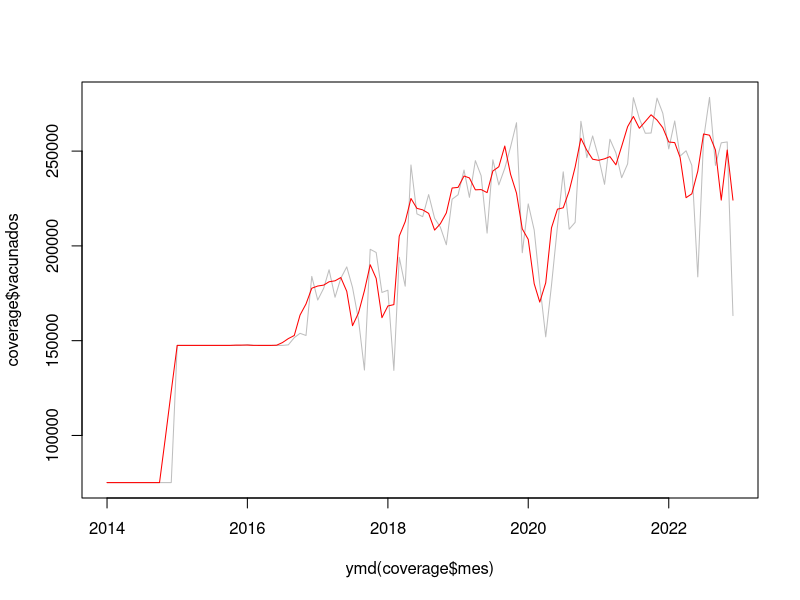
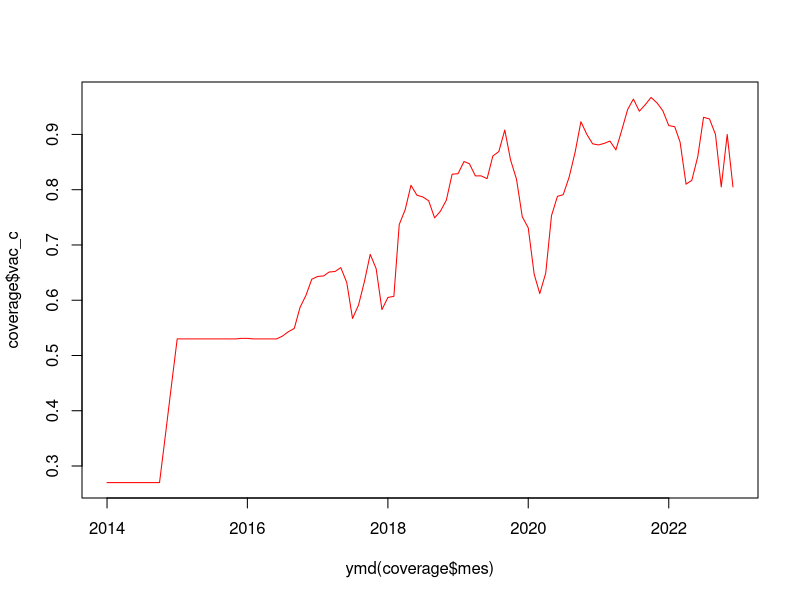
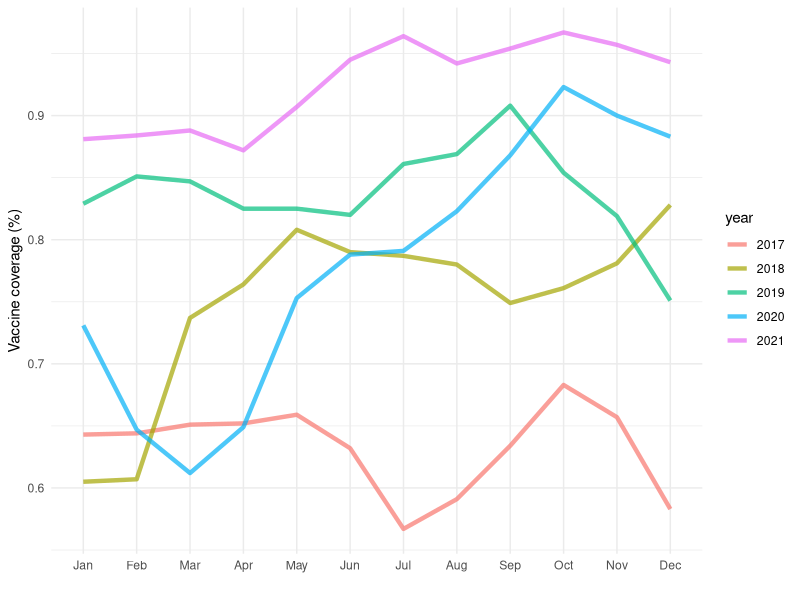
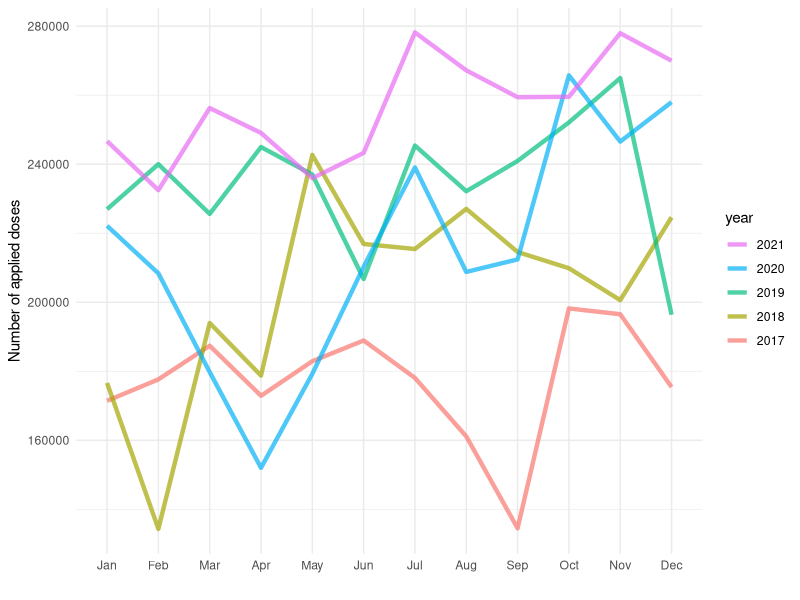
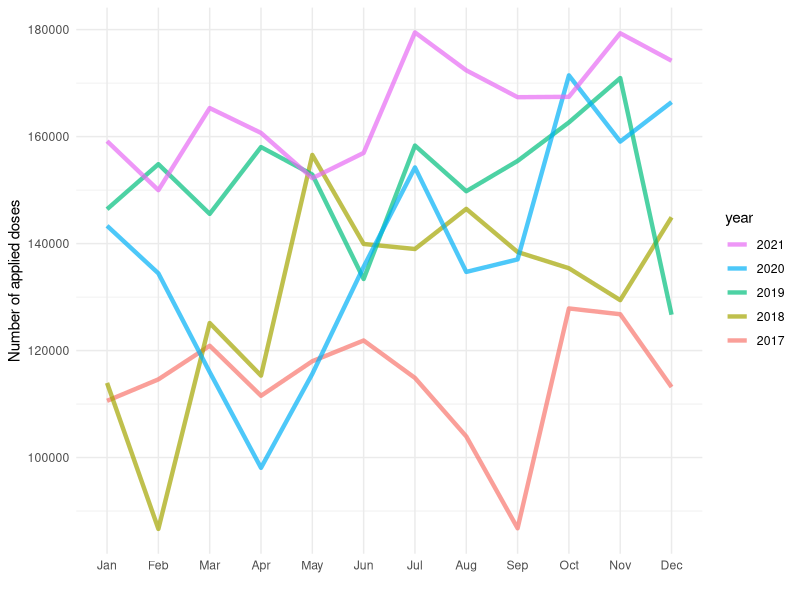
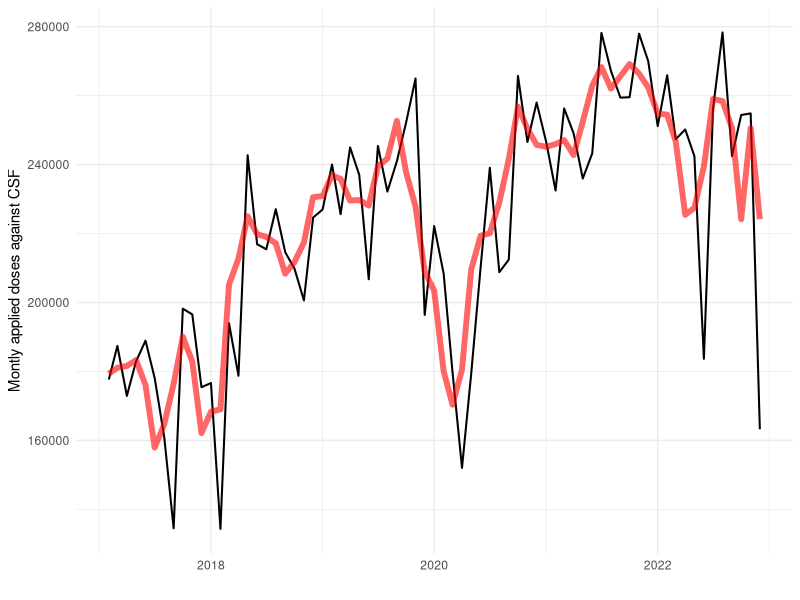
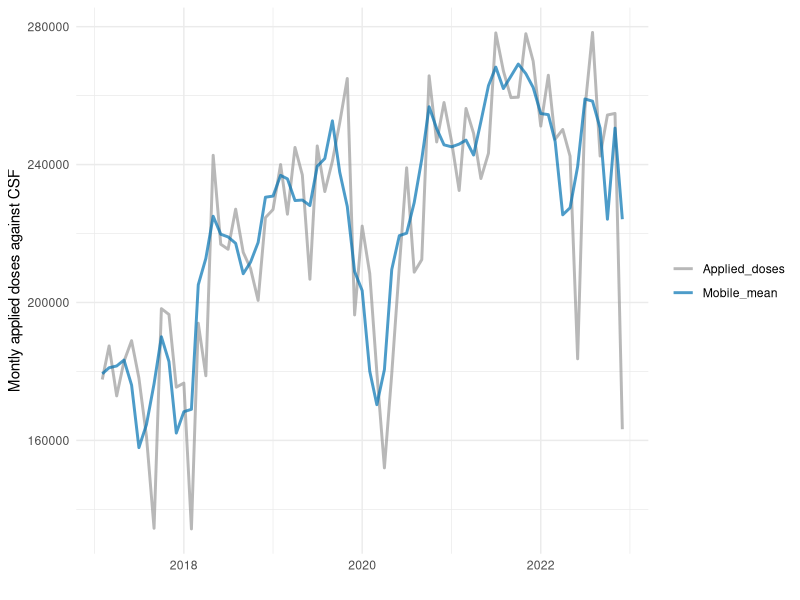
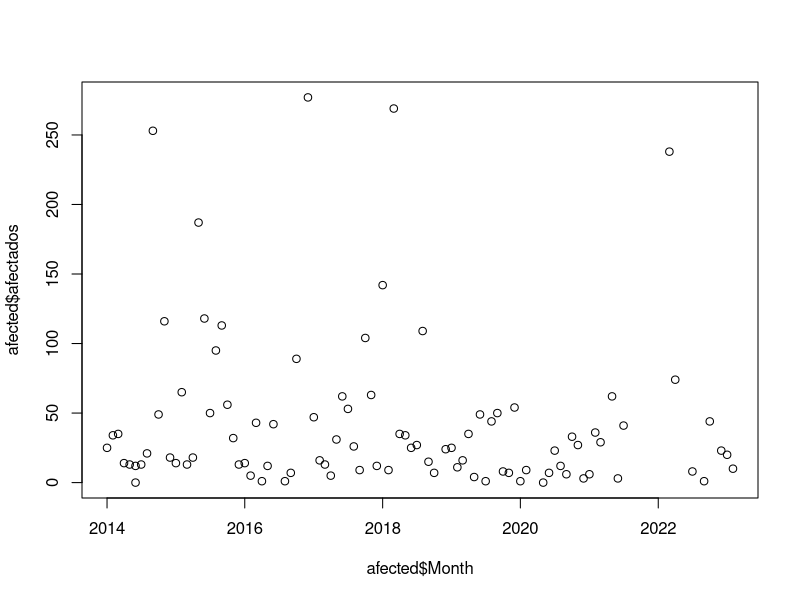

Generate these figures, in order, with R: (Note: this script raises an error after producing the figures.)
###### 2014-2022 S-I-V-P-C Simulation ######----

#Working directory
setwd("~/papers/modelling_csf/Modelling-imnunization-csf-ecuador/Sim14-22")

# Dependencies
library(deSolve)
library(ggplot2)
library(lubridate)
library(dplyr)
library(zoo)
library(readr)
library(ggpubr)

# Vaccine coverage by months
coverage <- read.csv(file = "cobertura_vac_2017_21.csv")
coverage <- coverage[, -1]

# 12 months # 5 years (2016-2022) # 12*7 # 84 months
# Insert new lacking months (june and july 2016)
coverage <- rbind(coverage[1:5, ], c("2016-06-01", 0, "0.0"), coverage[-(1:5), ])
coverage <- rbind(coverage[1:6, ], c("2016-07-01", 0, "0.0"), coverage[-(1:6), ])

str(coverage)

# Creating lacking years 2014-2015
mes <- as.character(seq(as.Date("2014-01-01"), as.Date("2015-12-30"), by = "months"))
por <- c(rep(0.27, 12), rep(0.53, 12))
vacunados <- por * 278321
coverage_14_15 <- cbind(mes, vacunados, por)
str(coverage_14_15)

# joining the two
coverage <- rbind(coverage_14_15, coverage)
coverage$vacunados <- as.numeric(coverage$vacunados)

# Replacing from 2016-01 to 2016-11 53% of coverage p 278321
s <- coverage$vacunados[25:36] + 147510.13

coverage$vacunados[25:36] <- s

# Calculating the roll mean k=3 ----
# There are 82 moving means I recalculate the ones that are missing considering the last data
moving <- rollmean(coverage$vacunados, k = 3, align = c("right"))
moving2 <- coverage$vacunados[c(105:108)]
moving3 <- rollmean(moving2, k = 3)
moving <- c(moving, moving3)

# 95% of coverage is the max historic data
coverage$mov_mean <- round(moving, 2)
coverage$vac_cov <- round(coverage$mov_mean / (278321 * 1.00), 3)

plot(ymd(coverage$mes), coverage$vacunados, type = "l", col = "grey")
lines(ymd(coverage$mes), moving, type = "l", col = "red")
plot(ymd(coverage$mes), coverage$vac_c, type = "l", col = "red")

# Montly means
coverage %>%
  group_by(year(ymd(mes))) %>%
  summarize(
    x_vaccinated_pigs = mean(vacunados),
    x_coverage = mean(vac_cov),
    x_mobile_mean = mean(mov_mean)
  )

# Graphic historic coverage
coverage %>%
  group_by(
    month_l = month(ymd(mes)),
    year = factor(year(mes))
  ) %>%
  filter(year == 2021 | year == 2020 | year == 2019 |
    year == 2018 | year == 2017) %>%
  summarize(
    x_vaccinated_pigs = vacunados,
    x_coverage = vac_cov,
    x_mobile_mean = mean(mov_mean)
  ) %>%
  ggplot(aes(month_l, x_coverage, color = year)) +
  geom_line(size = 1.5, alpha = 0.7) +
  xlab("") +
  xlim(1, 12) +
  ylab("Vaccine coverage (%)") +
  theme_minimal() +
  scale_x_discrete(
    limit = c(1:12),
    labels = c(month(1:12, label = T))
  )

# Graphic historic number of animals
coverage %>%
  group_by(month_l = month(ymd(mes)), year = factor(year(mes))) %>%
  filter(year == 2021 | year == 2020 | year == 2019 |
    year == 2018 | year == 2017) %>%
  dplyr::summarize(
    x_vaccinated_pigs = vacunados,
    x_coverage = vac_cov,
    x_mobile_mean = mean(mov_mean)
  ) %>%
  ggplot(aes(month_l, x_vaccinated_pigs, color = year)) +
  geom_line(size = 1.5, alpha = 0.7) +
  xlab("") +
  xlim(1, 12) +
  ylab("Number of applied doses") +
  theme_minimal() +
  scale_x_discrete(
    limit = c(1:12),
    labels = c(month(1:12, label = T))
  ) +
  guides(colour = guide_legend(reverse = T))

# Graphic historic number of animals
coverage %>%
  group_by(month_l = month(ymd(mes)), year = factor(year(mes))) %>%
  filter(year == 2021 | year == 2020 | year == 2019 |
    year == 2018 | year == 2017) %>%
  dplyr::summarize(
    x_vaccinated_pigs = vacunados,
    x_coverage = vac_cov,
    x_mobile_mean = mean(mov_mean)
  ) %>%
  ggplot(aes(month_l, x_vaccinated_pigs / 1.55, color = year)) +
  geom_line(size = 1.5, alpha = 0.7) +
  xlab("") +
  xlim(1, 12) +
  ylab("Number of applied doses") +
  theme_minimal() +
  scale_x_discrete(
    limit = c(1:12),
    labels = c(month(1:12, label = TRUE))
  ) +
  guides(colour = guide_legend(reverse = TRUE))

# Yearly means
coverage %>%
  group_by(year(ymd(mes))) %>%
  summarize(
    x_vaccinated_pigs = sum(vacunados),
    x_coverage = mean(vac_cov),
    x_mobile_mean = sum(mov_mean)
  )

# Graphics
coverage %>%
  group_by(m = floor_date(ymd(mes), unit = "month")) %>%
  filter(m > "2017-01-01") %>%
  dplyr::summarize(
    Applied_doses = vacunados,
    x_coverage = mean(vac_cov),
    Mobile_mean = mean(mov_mean)
  ) %>%
  ggplot() +
  geom_line(aes(m, Applied_doses), size = 0.7) +
  geom_line(aes(m, Mobile_mean), size = 2, alpha = 0.6, color = "red") +
  theme_minimal() +
  xlab("") +
  ylab("Montly applied doses against CSF")

# Saving the file
# write.csv(coverage, file = "coverage.csv")

# Fig to python ----
cov <- coverage %>%
  group_by(m = floor_date(ymd(mes), unit = "month")) %>%
  filter(m > "2017-01-01") %>%
  dplyr::summarize(
    Applied_doses = vacunados,
    x_coverage = mean(vac_cov),
    Mobile_mean = mean(mov_mean)
  )

reshape2::melt(cov, id = "m") %>%
  filter(variable != "x_coverage") %>%
  ggplot() +
  geom_line(aes(m, value, color = variable), size = 1, alpha = 0.7) +
  scale_color_manual(values = c("grey60", "#0072B166")) +
  theme_minimal() +
  xlab("") +
  ylab("Montly applied doses against CSF") +
  theme(legend.title = element_blank())

# Yearly means
coverage %>%
  group_by(year(ymd(mes))) %>%
  summarize(
    x_vaccinated_pigs = sum(vacunados),
    x_coverage = mean(vac_cov),
    x_mobile_mean = sum(mov_mean)
  )

# Looking for the infected over time ----
Fig25 <- read.csv2(file = "Beta_2014-2017_diario_Adjustment.csv", header = FALSE, sep = ";")
Fig25$month <- seq(as.Date("2014-01-01"), as.Date("2017-10-26"), by = "days")

afected2014 <- Fig25 %>%
  group_by(Month = floor_date(month, unit = "month")) %>%
  dplyr::summarise(afectados = (sum(V2, na.rm = TRUE)))

# Reading the affected
afec <- read.csv(file="afectados.2014-2023.csv") %>% select(-1)
afected <- rbind(afected2014[1:7, ], afec)
plot(afected$Month, afected$afectados)

# Simulation
# Parameters ----

# Dependencies
library(ggplot2)
library(lubridate)

coverage2 <- coverage[,-3]
colnames(coverage2) <- c("date", "number_of_vaccinated", "rollmean", "coverage")
write.csv(coverage2 ,file = "coverage.csv")

# Palette 
# cbPalette <- c("red", "#E69F00", "#56B4E9", "#009E73", "#F0E442", "#0072B2")
# 
# cbPalette <- c("#0072B2", "red", "#E69F00", "#009E73", "#56B4E9", "#F0E442")

cbPalette <- c("#56B4E9","#440154FF", "#22A884FF","#414487FF", "#FDE725FF","#7AD151FF")

# Monthly parameters ----
beta <- 1.1664 #best
gama <- 0.6939 #best
betab <- beta * 0.6 # Assumption
mu <- (1 / (350 / 30)) # natural death rate
w <- 1 / (180 / 30) # omega loss of vaccine induced immunity
theta <- 0.15 # percentage of animals persistent infected
tau <- gama / 30 # death rate of persistent infected
d <- (1/(10/30))  # Monthly number of days to natural decay of carcass to be used as swill
r <- (1/(15/30))  # Monthly number of days to remove the carcass

R0 <- beta / gama

# Checking days
1/(beta / 30)
1/(betab / 30)
1/(gama / 30)
1/(mu / 30)
1/(w / 30)
tau <- gama / 34 # death rate of persistent infected
(1/(tau / 30))/30
1/(r / 30)  # 4
1/(d / 30)  # 4

# About the prevalence
# Coverage ----
c <- coverage$vac_cov * 0.9

# fc coverage function
fc <- function(t) {
      c[t]
}

fc(108) # testing

# Parametros ----
par.SIRVsd <- c(beta = beta,
                betab = betab,
                gama = gama,
                mu = mu,
                w = w,
                theta = theta,
                tau = tau,
                d = d,
                r = r)

# Define system ----
# Initial state vector SVIRPIR----

# Initial conditions
mean(2582409, 3075957, 2890209)
2582409 # mean applied doses of the
# Mean Coverage
summary(coverage$vac_cov)

2582409 / 1.55 # Using the coverage adjustment to define the population (Acosta et al, 2022)

pop <- 2000000
infe <- round(((770/12 * 100) / 4), 0) # 770/12
p.i <- round(infe * 0.2, 0) # persistent infected
vac <- round((pop - infe - p.i) * 0.27, 0) # initial vaccinated pop
car <- (infe + p.i) * 0.2
sus <- pop - vac - infe - p.i
infe + p.i + vac + sus - pop

# Apparent prevalence of CSF at initial conditions on the first month
12 * (infe + p.i) / pop # 0.098

#  Set initial vector
init.sd <- c(S = sus,
             I = infe,
             P = p.i,
             V = vac,
             C = car)
init.sd
# Deterministic model  ----
# Calling function

# Time interval 2014-2022  ----
Dt <- 1
tf <- 12 * 8 # Final time 2014-2021
times <- seq(1, tf, by = Dt)

# SIRV with population dynamics  ----
SIRVsd <- function(t, state, parameters) {
  with(as.list(c(state, parameters)), {

    dV <- fc(t)*mu*(V+S+I+P+C) - w*mu*V - mu*V -(betab*V*C)/(V+S+I+P+C)
    dS <- (1 - fc(t))*mu*(V+S+I+P+C) + w*mu*V - (beta*S*I)/(V+S+I+P+C) - mu*S - (betab*C*S)/(V+S+I+P+C)
    dI <- (beta*S*I)/(V+S+I+P+C) - (1-theta)*gama*I - theta*gama*I + (betab*C*S)/(V+S+I+P+C) - mu * I
    dP <- theta*gama*I - tau*P - mu*P + (betab*V*C)/(V+S+I+P+C)
    dC <- tau*P + (1-theta)*gama*I - d*C - r*C
    
    # return the output of the model
    return(list(c(dS, dI, dP, dV, dC)))
  })
}

# Simulation ----
modSIRVsd <- ode(y = init.sd, times = times, func = SIRVsd, parms = par.SIRVsd, method = "ode45")
# plot(modSIRVsd)
# dev.off()
# matplot.0D(modSIRVsd, lwd = 2)

modSIRVsd <- as.data.frame(modSIRVsd)
modSIRVsd$N <- (modSIRVsd$S + modSIRVsd$I + modSIRVsd$P + modSIRVsd$V)
modSIRVsd$In <- (modSIRVsd$I + modSIRVsd$P)
modSIRVsd$month <- coverage$mes[1:96]

# Coverage simulated
modSIRVsd$simCov <- modSIRVsd$V/modSIRVsd$N

# Simulation Dynamics
# Add the cases to the simulation
modSIRVsd$cases <- afected$afectados[match(ymd(modSIRVsd$month), afected$Month)]

afec_act <- read.csv(file = "afectados2014-2023-actualizacion.csv")
modSIRVsd$cases2 <- afec_act$afectados[match(modSIRVsd$month, afec_act$Month)]
afected2014 <- afected2014[1:9,]
modSIRVsd$cases2[1:9] <- afected2014$afectados

modSIRVsd$I <- round(modSIRVsd$I,0)
modSIRVsd$P <- round(modSIRVsd$P,0)
modSIRVsd$C <- round(modSIRVsd$C,0)
modSIRVsd$S <- round(modSIRVsd$S,0)

# Writting the file to further use with python
# modSIRVsd$cases <- NULL
# colnames(modSIRVsd)[11] <- "cases"
# 
# modSIRVsd$I[96] <-0
# write.csv(modSIRVsd, file = "modsirv.csv")

modSIRVsd$P[modSIRVsd$P <= 0] <- NA
modSIRVsd$I[modSIRVsd$I == 0] <- NA
modSIRVsd$C[modSIRVsd$C <= 0] <- NA
modSIRVsd$S[modSIRVsd$S <= 0] <- NA

modSIRVsd$In <- round(modSIRVsd$In,0)
modSIRVsd$In[modSIRVsd$In <= 0] <- NA

modSIRVsd$V <- round(modSIRVsd$V,0)
modSIRVsd$V[modSIRVsd$V <= 0] <- NA

# FIG 3 ###ggplot#####
ggplot(modSIRVsd, aes(floor_date(ymd(month), unit = "month"))) +
  geom_line(aes(y = P, colour = "P.Infected"), size = 2) +
  geom_line(aes(y = V, colour = "Vaccined"), size = 2) +
  geom_line(aes(y = S, colour = "susceptible"), size = 2) +
  geom_line(aes(y = I, colour = "Infected"), size = 2) +
  geom_line(aes(y = C, colour = "Carcases"), size = 0.4, color="black") +
  geom_line(aes(y = N, colour = "Total"), size = 2) +
  ylab("Population") +
  xlab("Time (months)") +
  scale_color_manual(values = cbPalette) +
  labs(colour = "Simulation 
  dynamics") +
  theme_minimal()


# Grafico dos infectados sqrt scale on Y ----
# GGPLOT
ggplot(modSIRVsd) +
  geom_line(aes(ymd(month), I, colour = "Infected"), size = 1.5) +
  geom_line(aes(ymd(month), P, colour = "Persistent"), size = 1.5) +
  geom_line(aes(ymd(month), C, colour = "Carcass"), size = 0.5, colour="black", lty=3) +
  geom_point(aes(ymd(month), cases, fill = "Observed"), size = 2, colour = "red", alpha = 0.4) +
  geom_point(aes(ymd(month), cases * 100 / 4, fill = "Predicted (Se)"), size = 1.5, shape = 17, colour = "#10A53DFF", alpha = 0.7) +
  ylab("Number of cases") +
  xlab("Time (Months)") +
  labs(
    fill = "Cases",
    colour = "Simulation"
  ) +
  scale_y_continuous(trans = "sqrt") +
  theme_minimal()

# ----
# Table simulation
summary(modSIRVsd$S)
summary(modSIRVsd$I)
summary(modSIRVsd$P)
summary(modSIRVsd$V)
summary(modSIRVsd$simCov)
summary(modSIRVsd$C)
summary(modSIRVsd$N)

summary(modSIRVsd$I[84:96])
summary(modSIRVsd$P[84:96])

mean(modSIRVsd$In[84:96])/mean(modSIRVsd$N[84:96]) 
mean(modSIRVsd$In[1:12])/mean(modSIRVsd$N[1:12])



### Highest and lower values ----
# Infected
# Looking the higest and lowest values
max(modSIRVsd$I, na.rm=TRUE) # 67475.05
min(modSIRVsd$I) # 24.3

which.min(modSIRVsd$I) # 833 onde e o tempo t do valor menor
min(modSIRVsd$I) # 24.3 qual e o valor menor

which.max(modSIRVsd$I) # onde e o tempo t do valor menor
max(modSIRVsd$I) # qual e o valor menor

# Second epidemic curve
which.max(modSIRVsd$I) # onde e o tempo t do valor menor
max(modSIRVsd$I) # qual e o valor menor



# Persistent infected
which.max(modSIRVsd$P) # onde e o tempo t do valor menor
max(modSIRVsd$P) # qual e o valor menor

which.max(modSIRVsd$P) # onde e o tempo t do valor menor
max(modSIRVsd$P) # qual e o valor menor

# # Second epidemic curve
# I= 210 at 1294
# PI= 420 at 1396

summary(modSIRVsd$I)
# Min.  1st Qu.   Median     Mean  3rd Qu.     Max. 
# 0.00     1.75   145.00  6721.80  3317.00 77413.00

summary(modSIRVsd$P)
# Min.  1st Qu.   Median     Mean  3rd Qu.     Max. 
# 2.0    110.5   3869.0  43244.4  45920.2 274257.0 

summary(modSIRVsd$C)
# 0.0     0.0    24.0   740.9   424.0  7468.0 

##########
boxplot(modSIRVsd$I, modSIRVsd$P)
# Min. 1st Qu.  Median    Mean 3rd Qu.    Max. 
# 0.0     1.0    31.0   829.3   537.2  7824.0 

###########################################
# Surveillance system Sensitivity analysis

# 2014#######################3
# Infected
summary(modSIRVsd$I[1:365])
# Min. 1st Qu.  Median    Mean 3rd Qu.    Max.
# 770    8553   21073   27853   47308   67475

# Persistent infected
summary(modSIRVsd$P[1:365])
# Min. 1st Qu.  Median    Mean 3rd Qu.    Max.
# 0    7140   53948   43959   74705   84590

27853 + 43959
71812 # suppose is the I+PI animals number

770 / 71812 #  1,07% System sensitivity

71812 / 1527114 # 4.7% prevalence

# 2017 #############################

365 * 3 <- 1095

summary(modSIRVsd$I[1095:1395])
# Min. 1st Qu.  Median    Mean 3rd Qu.    Max.
# 108.4   174.4   201.8   187.5   207.9   210.1

summary(modSIRVsd$PI[1095:1395])
# Min. 1st Qu.  Median    Mean 3rd Qu.    Max.
# 254.4   286.0   350.9   343.3   400.1   420.8

sum(Fig25$Casos[1095:1395], na.rm = TRUE)

187.5 + 343.3
530.8 # Total number of cases

102 / 530.8 # 19.2% system sentitivity

(530.8 / 2044000) * 100 # 0.025% prevalence (round)







############################################# 3

##################### GREY ####################

tiff(
  filename = "0_SIRV_SIRVip_2014-2017_OIE_B&W.tif", width = 200, height = 180, pointsize = 12,
  units = "mm", res = 300, compression = "lzw"
)

plot(modSIRVsd$time, modSIRVsd$S,
  col = "grey", lty = 1, lwd = 2.5, type = "l",
  xlab = "Time (days)", ylab = "Population"
)
lines(modSIRVsd$time, modSIRVsd$I, col = "black", lty = 1, lwd = 3.5)
lines(modSIRVsd$time, modSIRVsd$PI, col = "grey", lty = 1, lwd = 2.5)
lines(modSIRVsd$time, modSIRVsd$R, col = "black", lty = 3, lwd = 3.5)
lines(modSIRVsd$time, modSIRVsd$V, col = "grey", lty = 8, lwd = 3.5)
# lines(modSIRVsd$time, modSIRVsd$N, col="black")
title(main = "SIRV CSFV 2014 - 2017 in Ecuador", sub = "Vaccine coverage simulation")
grid(NULL, NULL, lty = 3, col = "cornsilk2")
# legend("topright", legend=c("S"," I","pI","R","V"), lty=1, cex=0.95, col=c("blue","red", "pink", "green","grey"))

dev.off()


tiff(
  filename = "1_Infectados_&_pI_2014-2017_2_OIE.tif", width = 200, height = 180, pointsize = 12,
  units = "mm", res = 300, compression = "lzw"
)


plot(afected$afectados,
  ylim = c(0, 95000), pch = 1, cex = 0.7,
  xlab = "Time (days)",
  ylab = "Number of Cases"
)
lines(modSIRVsd$time, modSIRVsd$I, lty = 1)
lines(modSIRVsd$time, modSIRVsd$P, lty = 2)

title(main = "SIRV CSFV 2014 - 2017 in Ecuador", sub = ("Infected and persistent infection interraction"))
grid(NULL, NULL, lty = 3, col = "cornsilk2")
legend("topright", legend = c("I", "pI"), lty = c(1, 2))

dev.off()
